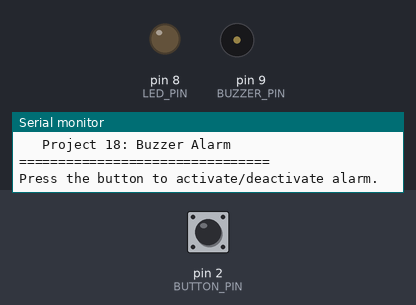
A sketch run on a simulated Arduino Uno, built with avr-gcc and run on an emulated ATmega328P. On the bench: output pins drawn as LEDs (lit = HIGH), buzzer (waves = sounding, pin HIGH), the last lines printed to the serial monitor. The inputs (shaded band) are chosen by the test bench; at power-on: pin 2 (BUTTON_PIN) HIGH.

Above: at 1.3 s.
1.4 s: pin 2 (BUTTON_PIN) pulled LOW for 0.15 s
At 2.6 s:
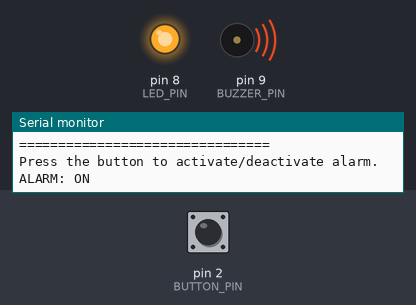
3.0 s: pin 2 (BUTTON_PIN) pulled LOW for 1 s
At 4.0 s:
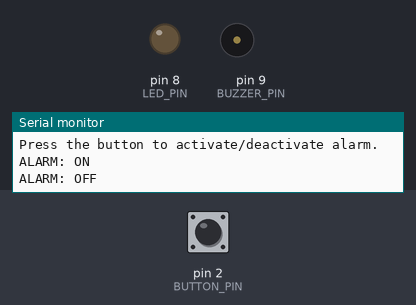
5.5 s: pin 2 (BUTTON_PIN) pulled LOW for 3.2 s
At 5.9 s:
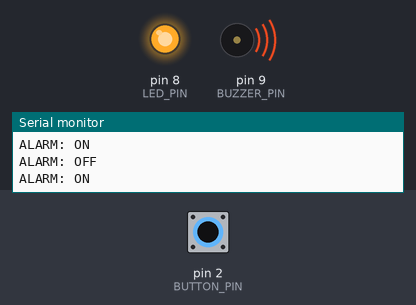
Timing chart, 0 to 8.5 s (numbered marks = the images above; inputs shaded):
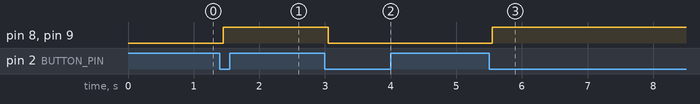

The sketch:

buzzer_alarm.ino
```cpp
/*
  IoT Student Lab
  Project 18: Buzzer Alarm
  Platform: Arduino Uno
  Concept: Digital Input + Audible Output + Alarm Logic
*/

const int BUTTON_PIN = 2;
const int LED_PIN = 8;
const int BUZZER_PIN = 9;

bool alarmActive = false;
bool lastButtonState = HIGH;

const unsigned long DEBOUNCE_DELAY = 50;

void setup() {
  pinMode(BUTTON_PIN, INPUT_PULLUP);
  pinMode(LED_PIN, OUTPUT);
  pinMode(BUZZER_PIN, OUTPUT);

  digitalWrite(LED_PIN, LOW);
  digitalWrite(BUZZER_PIN, LOW);

  Serial.begin(9600);

  Serial.println("================================");
  Serial.println("   IoT Student Lab");
  Serial.println("   Project 18: Buzzer Alarm");
  Serial.println("================================");
  Serial.println("Press the button to activate/deactivate alarm.");
}

void loop() {
  bool currentButtonState = digitalRead(BUTTON_PIN);

  // Detect a new button press.
  if (lastButtonState == HIGH && currentButtonState == LOW) {

    delay(DEBOUNCE_DELAY);

    alarmActive = !alarmActive;

    if (alarmActive) {
      digitalWrite(LED_PIN, HIGH);
      digitalWrite(BUZZER_PIN, HIGH);

      Serial.println("ALARM: ON");
    } else {
      digitalWrite(LED_PIN, LOW);
      digitalWrite(BUZZER_PIN, LOW);

      Serial.println("ALARM: OFF");
    }
  }

  lastButtonState = currentButtonState;
}
```

Measured:
- after the input at 1.4 s, pin 8 (LED_PIN), pin 9 (BUZZER_PIN): LOW → HIGH after 0.05 s
- after the input at 3.0 s, pin 8 (LED_PIN), pin 9 (BUZZER_PIN): HIGH → LOW after 0.05 s
- after the input at 5.5 s, pin 8 (LED_PIN), pin 9 (BUZZER_PIN): LOW → HIGH after 0.05 s
